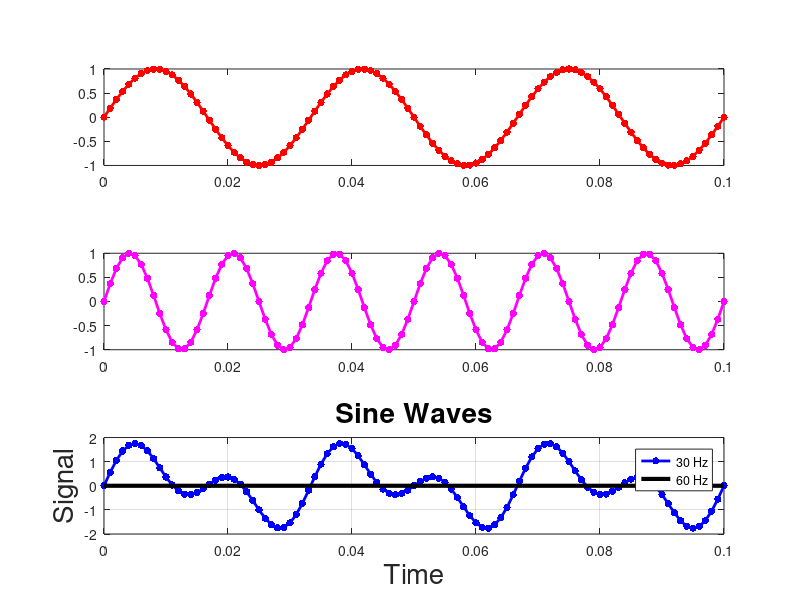

Source code (MATLAB):
clc;    % Clear the command window.
close all;  % Close all figures (except those of imtool.)
clear;  % Erase all existing variables. Or clearvars if you want.
workspace;  % Make sure the workspace panel is showing.
format long g;
format compact;
fontSize = 20;
% Make 0.1 seconds sampled every 1/1000 of a second
t = 0 : 1/1000 : 0.1;
% Define sine wave parameters.
f1 = 30; % per second
T1 = 1/f1; % period, seconds
amp1 = 1; % amplitude
f2 = 60; % per second
T2 = 1/f2; % period, seconds
amp2 = 1; % amplitude
% Make signals.
signal1 = amp1 * sin(2*pi*t/T1);
signal2 = amp2 * sin(2*pi*t/T2);
signal = signal1 + signal2;
subplot(3,1,1);
plot(t, signal1, 'r.-', 'LineWidth', 2, 'MarkerSize', 16);
hold on;
subplot(3,1,2);
plot(t, signal2, 'm.-', 'LineWidth', 2, 'MarkerSize', 16);
subplot(3,1,3);
plot(t, signal, 'b.-', 'LineWidth', 2, 'MarkerSize', 16);
grid on;
title('Sine Waves', 'FontSize', fontSize);
xlabel('Time', 'FontSize', fontSize);
ylabel('Signal', 'FontSize', fontSize);
% Make bolder x axis
line(xlim, [0,0], 'Color', 'k', 'LineWidth', 3);
legend('30 Hz', '60 Hz', 'Sum');
% Set up figure properties:
% Enlarge figure to full screen.
